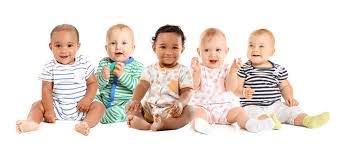
#> input picture first_faceDetection/baby.jpg, 341 x 148 px
$ python face_code.py
#> lines starting #> are read from the running program, lines starting #| are printed output that depends on the picture; after the words box and inside, x2 and y2 are one past the last pixel; in counts of white or black regions, pixels touching at a corner belong together
import cv2

#Step-1 : Read The Image
img=cv2.imread("baby.jpg",cv2.IMREAD_COLOR)
#> img is the input picture: shape (148, 341, 3); mean B, G, R 214.1, 221.6, 232.4

#Step-2 : Load The Classifier
face_cascade=cv2.CascadeClassifier("haarcascade_frontalface_default.xml")

#Step-3 : Convert Image Into Greyscale
grey_img=cv2.cvtColor(img,cv2.COLOR_BGR2GRAY)
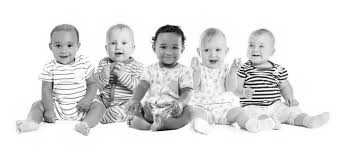
#> grey_img: shape (148, 341); min 1, max 255, mean 224

#Step-4 : Use Classifier To Detect Object In Grayscale Image
faces=face_cascade.detectMultiScale(grey_img,1.1,4)
#> faces = [[104, 30, 31, 31], [48, 32, 34, 34], [242, 34, 30, 30], [153, 35, 32, 32]]
print(faces)
#| [[104  30  31  31]
#|  [ 48  32  34  34]
#|  [242  34  30  30]
#|  [153  35  32  32]]

#Step-5 : Plot Detected Object Using Classifier On The Actual Image
for(x,y,w,h) in faces:
    cv2.rectangle(img,(x,y),(x+w,y+h),(255,0,0),1)
#> this loop made 4 passes
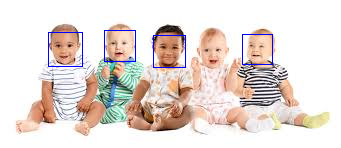
#> img: shape (148, 341, 3); 1.01% of pixels changed, all inside (x1, y1, x2, y2) = (48, 30, 273, 68)

#Step-6 : Show The Image
cv2.imshow("Face Detector",img)
cv2.waitKey(5000)
cv2.destroyAllWindows()
